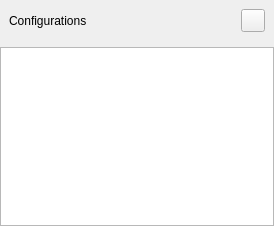
    <widget class="QWidget" name="scrollAreaWidgetContents_6">
     <property name="geometry">
      <rect>
       <x>0</x>
       <y>0</y>
       <width>274</width>
       <height>226</height>
      </rect>
     </property>
     <layout class="QVBoxLayout" name="verticalLayout_4">
      <property name="leftMargin">
       <number>0</number>
      </property>
      <property name="topMargin">
       <number>0</number>
      </property>
      <property name="rightMargin">
       <number>0</number>
      </property>
      <property name="bottomMargin">
       <number>0</number>
      </property>
      <item>
       <widget class="QWidget" name="widget_1" native="true">
        <property name="sizePolicy">
         <sizepolicy hsizetype="Preferred" vsizetype="Preferred">
          <horstretch>0</horstretch>
          <verstretch>0</verstretch>
         </sizepolicy>
        </property>
        <layout class="QHBoxLayout" name="horizontalLayout">
         <item>
          <widget class="QLabel" name="labelConfigs">
           <property name="text">
            <string>Configurations</string>
           </property>
          </widget>
         </item>
         <item>
          <widget class="QToolButton" name="tBtnConfigs">
           <property name="text">
            <string/>
           </property>
           <property name="icon">
            <iconset resource="src.qrc">
             <normaloff>:/icon/tianjia.png</normaloff>:/icon/tianjia.png</iconset>
           </property>
          </widget>
         </item>
        </layout>
       </widget>
      </item>
      <item>
       <widget class="QListView" name="listConfigs">
        <property name="sizePolicy">
         <sizepolicy hsizetype="Expanding" vsizetype="Expanding">
          <horstretch>0</horstretch>
          <verstretch>0</verstretch>
         </sizepolicy>
        </property>
       </widget>
      </item>
     </layout>
    </widget>
